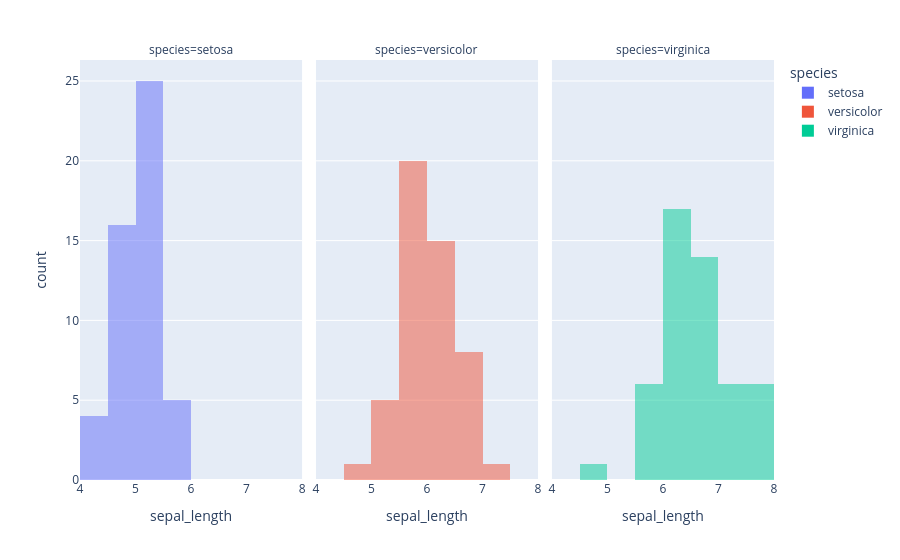

Here is the notebook cell this chart was saved with:
### Code cell
fig=px.histogram(df , x='sepal_length', color='species', barmode='overlay', facet_col='species')
fig

### Figure 1 — Plotly figure (JSON) as saved in the notebook; plotly's stock layout.template omitted (floating-point values rounded to 4 significant figures)
{"data": [{"bingroup": "x", "hovertemplate": "species=setosa<br>sepal_length=%{x}<br>count=%{y}<extra></extra>", "legendgroup": "setosa", "marker": {"color": "#636efa", "opacity": 0.5, "pattern": {"shape": ""}}, "name": "setosa", "orientation": "v", "showlegend": true, "type": "histogram", "x": [5.1, 4.9, 4.7, 4.6, 5.0, 5.4, 4.6, 5.0, 4.4, 4.9, 5.4, 4.8, 4.8, 4.3, 5.8, 5.7, 5.4, 5.1, 5.7, 5.1, 5.4, 5.1, 4.6, 5.1, 4.8, 5.0, 5.0, 5.2, 5.2, 4.7, 4.8, 5.4, 5.2, 5.5, 4.9, 5.0, 5.5, 4.9, 4.4, 5.1, 5.0, 4.5, 4.4, 5.0, 5.1, 4.8, 5.1, 4.6, 5.3, 5.0], "xaxis": "x", "yaxis": "y"}, {"bingroup": "x", "hovertemplate": "species=versicolor<br>sepal_length=%{x}<br>count=%{y}<extra></extra>", "legendgroup": "versicolor", "marker": {"color": "#EF553B", "opacity": 0.5, "pattern": {"shape": ""}}, "name": "versicolor", "orientation": "v", "showlegend": true, "type": "histogram", "x": [7.0, 6.4, 6.9, 5.5, 6.5, 5.7, 6.3, 4.9, 6.6, 5.2, 5.0, 5.9, 6.0, 6.1, 5.6, 6.7, 5.6, 5.8, 6.2, 5.6, 5.9, 6.1, 6.3, 6.1, 6.4, 6.6, 6.8, 6.7, 6.0, 5.7, 5.5, 5.5, 5.8, 6.0, 5.4, 6.0, 6.7, 6.3, 5.6, 5.5, 5.5, 6.1, 5.8, 5.0, 5.6, 5.7, 5.7, 6.2, 5.1, 5.7], "xaxis": "x2", "yaxis": "y2"}, {"bingroup": "x", "hovertemplate": "species=virginica<br>sepal_length=%{x}<br>count=%{y}<extra></extra>", "legendgroup": "virginica", "marker": {"color": "#00cc96", "opacity": 0.5, "pattern": {"shape": ""}}, "name": "virginica", "orientation": "v", "showlegend": true, "type": "histogram", "x": [6.3, 5.8, 7.1, 6.3, 6.5, 7.6, 4.9, 7.3, 6.7, 7.2, 6.5, 6.4, 6.8, 5.7, 5.8, 6.4, 6.5, 7.7, 7.7, 6.0, 6.9, 5.6, 7.7, 6.3, 6.7, 7.2, 6.2, 6.1, 6.4, 7.2, 7.4, 7.9, 6.4, 6.3, 6.1, 7.7, 6.3, 6.4, 6.0, 6.9, 6.7, 6.9, 5.8, 6.8, 6.7, 6.7, 6.3, 6.5, 6.2, 5.9], "xaxis": "x3", "yaxis": "y3"}], "layout": {"annotations": [{"font": {}, "showarrow": false, "text": "species=setosa", "x": 0.16, "xanchor": "center", "xref": "paper", "y": 1, "yanchor": "bottom", "yref": "paper"}, {"font": {}, "showarrow": false, "text": "species=versicolor", "x": 0.5, "xanchor": "center", "xref": "paper", "y": 1, "yanchor": "bottom", "yref": "paper"}, {"font": {}, "showarrow": false, "text": "species=virginica", "x": 0.84, "xanchor": "center", "xref": "paper", "y": 1, "yanchor": "bottom", "yref": "paper"}], "barmode": "overlay", "legend": {"title": {"text": "species"}, "tracegroupgap": 0}, "margin": {"t": 60}, "xaxis": {"anchor": "y", "domain": [0, 0.32], "title": {"text": "sepal_length"}}, "xaxis2": {"anchor": "y2", "domain": [0.34, 0.66], "matches": "x", "title": {"text": "sepal_length"}}, "xaxis3": {"anchor": "y3", "domain": [0.68, 1.0], "matches": "x", "title": {"text": "sepal_length"}}, "yaxis": {"anchor": "x", "domain": [0, 1], "title": {"text": "count"}}, "yaxis2": {"anchor": "x2", "domain": [0, 1], "matches": "y", "showticklabels": false}, "yaxis3": {"anchor": "x3", "domain": [0, 1], "matches": "y", "showticklabels": false}}}
